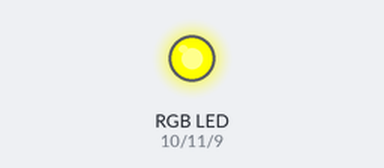
Simulated run of this sketch. Board: Arduino Uno, built with avr-gcc and run on an emulated ATmega328P. Shown: an RGB LED mixed from three pins (HIGH = lit). Dim RGB values are drawn brighter than linear.

Above: at 0.05 s.
At 2.0 s:
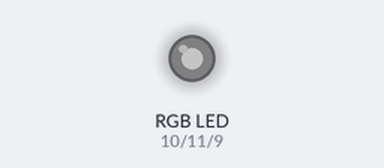
Timing chart, 0 to 4.6 s (numbered marks = the images above):
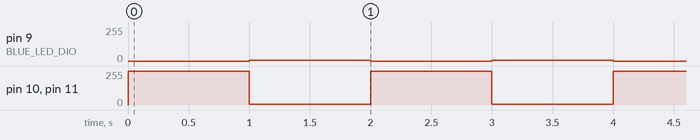

Measured:
- by itself, pin 9 (BLUE_LED_DIO): alternates 5/255 for 1.0 s and 0/255 for 1.0 s
- by itself, pin 10 (RED_LED_DIO), pin 11 (GREEN_LED_DIO): alternates 255/255 for 1.0 s and 5/255 for 1.0 s

The sketch:

sketch_nov12a.ino
```cpp
/* FILE:    ARD_RGB_LED_MODULE_HCARDU0021_Example.pde
   DATE:    04/07/12
   VERSION: 0.1

This is a simple example of how to use the HobbyComponents RGB LED module
(HCARDU0021). The module has 3 separate LED's (Red, Green & Blue) which
Can be individually driven by applying a voltage to the appropriate module pin.
This example uses the standard Arduino analogWrite (PWM) function to cycle
through the full range of colours this module is capable of producing.
Please be aware that this module does NOT include current limiting
resistors and therefore you should not connect this module directly to the
Arduino DIO pins.

SENSOR PINOUT:

PIN 1: GREEN LED +Ve
PIN 2: RED LED +Ve
PIN 3: BLUE LED +Ve
PIN 4: GND

You may copy, alter and reuse this code in any way you like but please leave
reference to HobbyComponents.com in your comments if you redistribute this code. */


#define BLUE_LED_DIO 9     /* Select the DIO for driving the BLUE LED */
#define RED_LED_DIO 10       /* Select the DIO for driving the RED LED */
#define GREEN_LED_DIO 11    /* Select the DIO for driving the GREEN LED */

/* Initialise serial and DIO */
void setup()
{
  /* Configure the DIO pins used by the analogWrite PWM function  */
  pinMode(BLUE_LED_DIO, OUTPUT);
  pinMode(RED_LED_DIO, OUTPUT);
  pinMode(GREEN_LED_DIO, OUTPUT);
}

/* Main program loop */
void loop()
{
  int k;

    analogWrite(9, 0);
    analogWrite(10, 255);
    analogWrite(11, 255);
    digitalWrite(13,HIGH);
  delay(1000);

    analogWrite(9, 5);
    analogWrite(10, 5);
    analogWrite(11, 5);
    digitalWrite(13,LOW);
  delay(1000);

/*
  for (k = 0; k <=255; k++)
  {
    analogWrite(GREEN_LED_DIO, 10);
    analogWrite(RED_LED_DIO, k);
    delay(10);
  }

  for (k = 0; k <=255; k++)
  {
    analogWrite(RED_LED_DIO,255 - k);
    analogWrite(GREEN_LED_DIO, k);
    delay(10);
  }

  for (k = 0; k <=255; k++)
  {
    analogWrite(GREEN_LED_DIO,255 - k);
    analogWrite(BLUE_LED_DIO, k);
    delay(10);
  }

  for (k = 0; k <=255; k++)
  {
    analogWrite(BLUE_LED_DIO,255 - k);
    analogWrite(RED_LED_DIO, k);
    delay(10);
  }
  */
}
```
